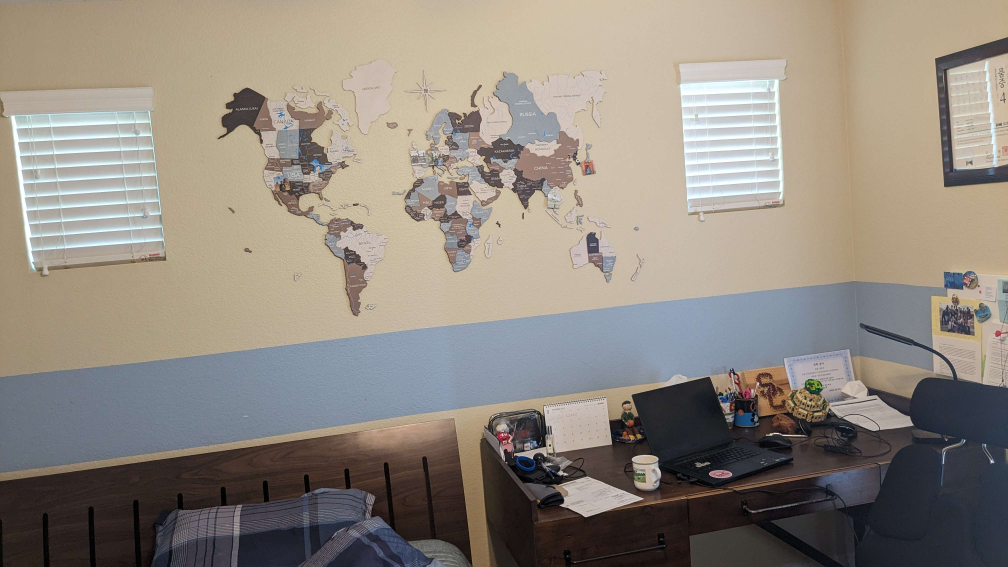
#> input picture samples/2/a.jpg, 4032 x 2268 px (shown at 1/4 size)
$ jupyter execute --allow-errors auto_stitching.ipynb
#> lines starting #> are read from the running program, lines starting #| are printed output that depends on the picture; after the words box and inside, x2 and y2 are one past the last pixel; in counts of white or black regions, pixels touching at a corner belong together
[cell 1]
import numpy as np
from pathlib import Path
import cv2
import matplotlib.pyplot as plt
from math import ceil, floor
from skimage.feature import corner_harris, corner_peaks, peak_local_max
from scipy.spatial.distance import cdist

[cell 2]
SAMPLE_NUMBER = 2
image_dir = Path.cwd()/"samples"/str(SAMPLE_NUMBER)
IMAGES = [x for x in image_dir.iterdir() if x.suffix == ".jpg"]

[cell 3]
im1 = cv2.imread(str(IMAGES[0]))
#> im1 is the input picture: shape (2268, 4032, 3); mean B, G, R 127.3, 136.6, 144.4
#> (the rest of this cell did not finish here and is left out)

[cell 4]
def get_points(im, n = 1_000):
#> called with n = 1000
    im_gray = cv2.cvtColor(im, cv2.COLOR_BGR2GRAY)
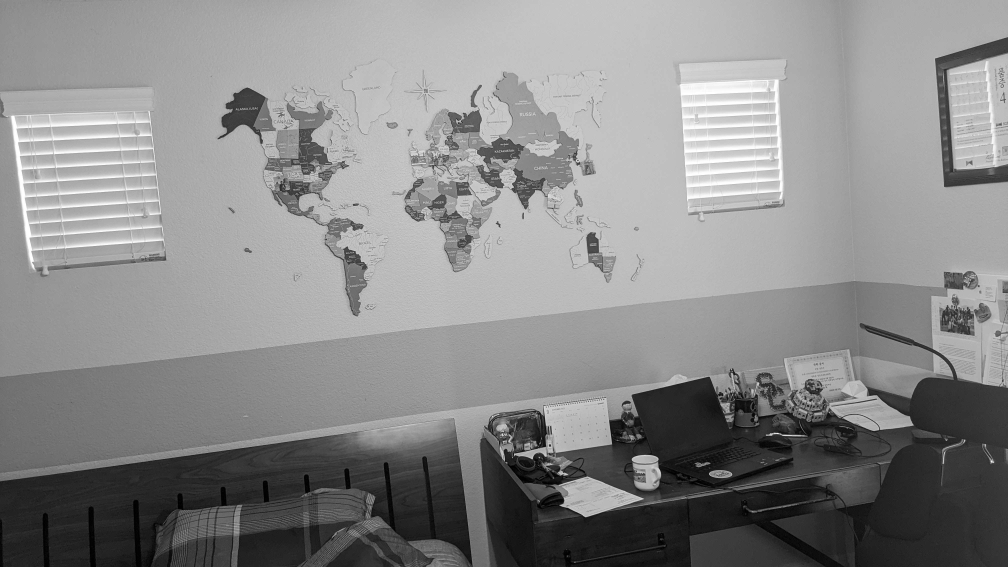
#> im_gray: shape (2268, 4032) (shown at 1/4 size); min 0, max 255, mean 137.9
    h = corner_harris(im_gray)
    coords = peak_local_max(h, min_distance=5, threshold_rel=0.001, exclude_border=30)
#> coords = 4450 pairs, first value 161 to 2237, second value 31 to 4001
    print(len(coords))
#| 4450
    # if len(coords) > 5_000:
    # return coords

    dist = cdist(coords, coords)
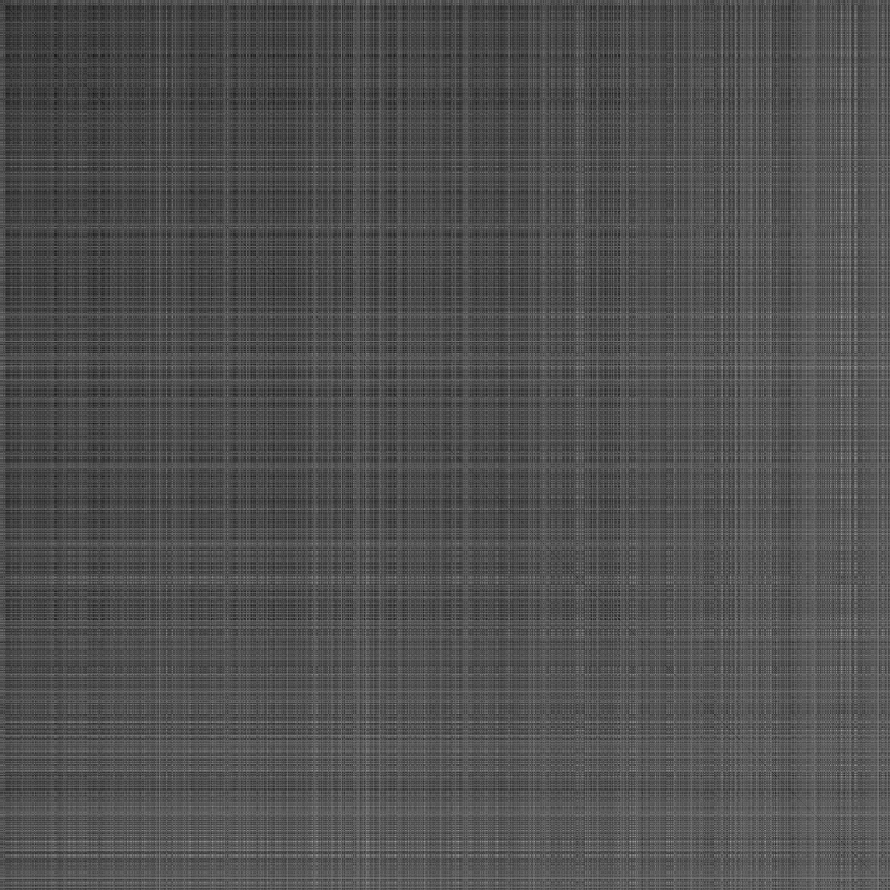
#> dist: shape (4450, 4450) float64 (shown at 1/5 size); min 0, max 4177.9, mean 1315; drawn with min black and max white
    c_robust = 0.9
    strength = h[coords[:,0], coords[:,1]]
#> strength = 4450 values, max 4.02 at index 0, min 0.00403 at index 4449, mean 0.147
    ver = np.tile(strength, (strength.shape[0], 1))
    hor = np.transpose(ver)
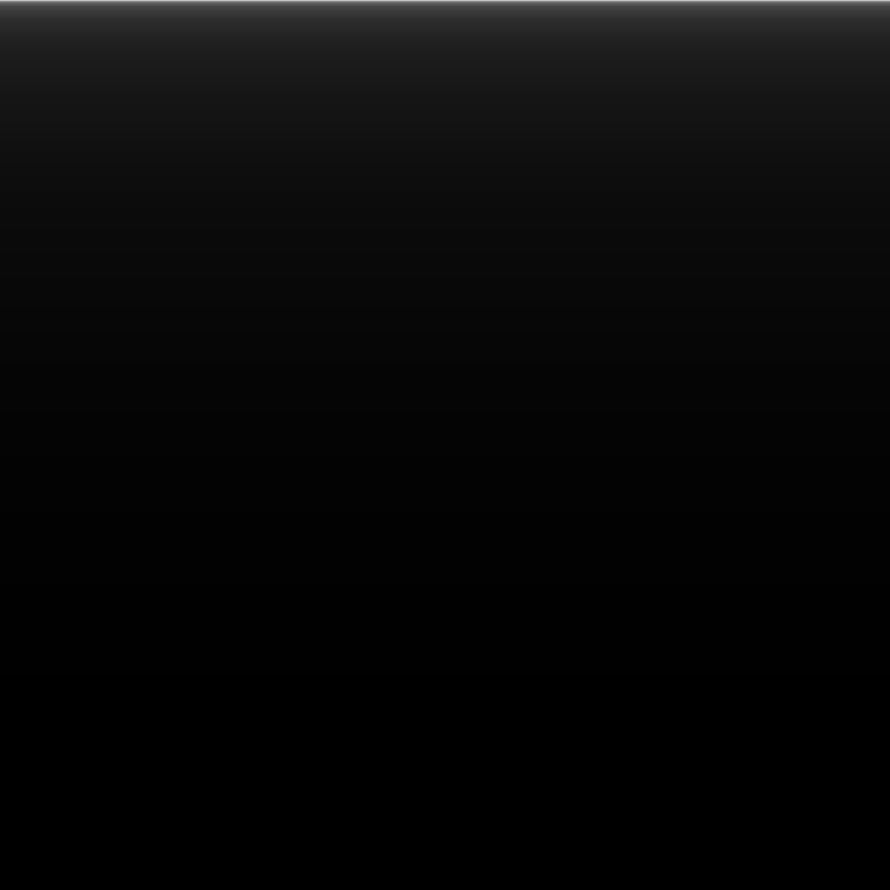
#> hor: shape (4450, 4450) float64 (shown at 1/5 size); min 0.00403, max 4.02, mean 0.147; drawn with min black and max white
    mask = (ver < c_robust*hor)
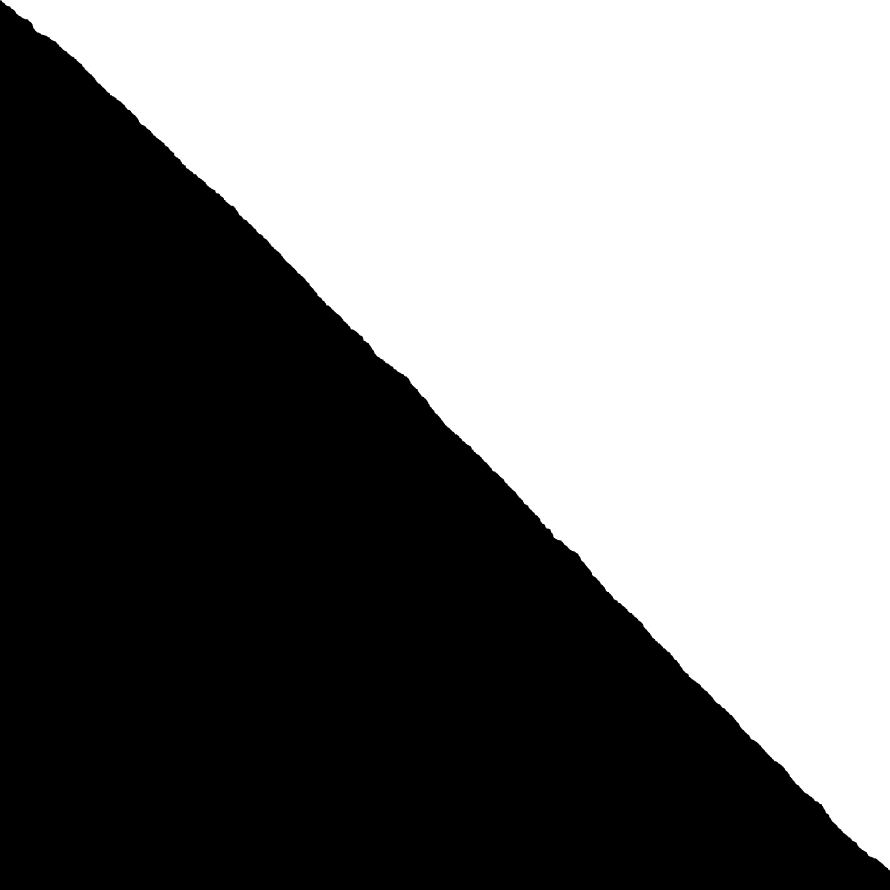
#> mask: shape (4450, 4450) bool (shown at 1/5 size); 47.9% white; 1 white region, box (x1, y1, x2, y2) and area: (1, 0, 4450, 4354) 9486479
    INF = 100000000
    dist[~mask] = INF
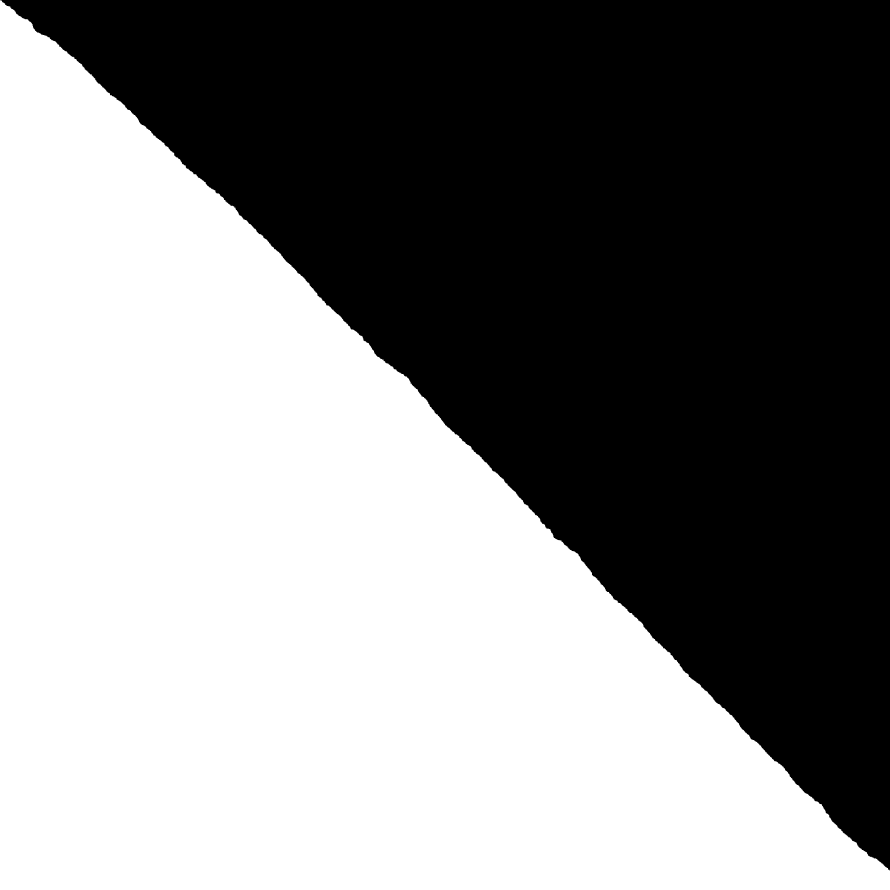
#> dist: shape (4450, 4450) float64 (shown at 1/5 size); min 6, max 100000000, mean 52095169.4; drawn with min black and max white
    minimum_distance = np.min(dist, axis=1)
#> minimum_distance = 4450 values, max 100000000 at index 4354, min 6 at index 14, mean 2157329.1
    # sort indices by the minimum distance
    sorted_indices = np.argsort(minimum_distance)
#> sorted_indices = 4450 values, max 4449 at index 4449, min 0 at index 1469, mean 2224.5
    sorted_indices = sorted_indices[::-1]
#> sorted_indices = 4450 values, max 4449 at index 0, min 0 at index 2980, mean 2224.5
    trimmed = sorted_indices[:n]
#> trimmed = 1000 values, max 4449 at index 0, min 5 at index 507, mean 3404.3
    coords = coords[trimmed]
#> coords = 1000 pairs, first value 161 to 2236, second value 45 to 4001
    return coords

[cell 5]
pts1 = get_points(im1)
#> pts1 has the same summary as coords in get_points

#> (a cell that did not finish here is left out)

[cell 7]
plt.imshow(im1)
plt.scatter(pts1[:,1], pts1[:,0], s=1)
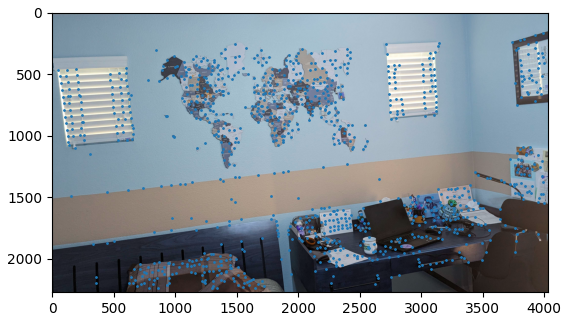
#> figure drawn by matplotlib, 1 panel; B, G, R data is drawn as R, G, B

#> (a cell that did not finish here is left out)

[cell 9]
def get_patches(im, pts):
    ps = 20
    patches = []
    for pt in pts:
        x, y = pt[0], pt[1]
        patch = im[x-ps:x+ps, y-ps:y+ps]
        patch = (patch - np.mean(patch))/np.std(patch)
        patch = cv2.resize(patch, (8, 8))


        patch = patch.flatten()
        patches.append(patch)
#> this loop made 1000 passes
#> (x, y) on passes 1 to 3: (2235, 1646), (812, 1783), (1432, 3242)
#> pass 1, in get_patches, `patch = (patch - np.mean(patch))/np.std(patch)`:
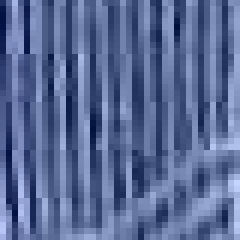
#> patch: shape (40, 40, 3) float64 (shown 6 times larger); mean B, G, R 0.761, -0.196, -0.565; drawn with min black and max white
#> after the loop, patches = 1000 items
    patches = np.array(patches)
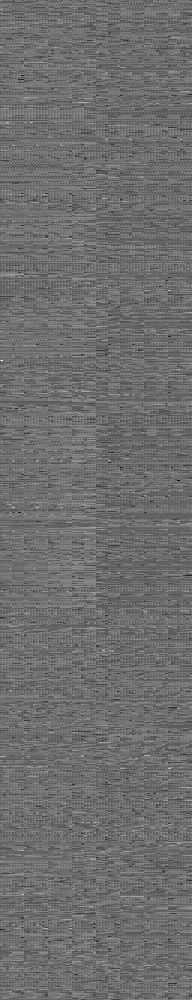
#> patches: shape (1000, 192) float64; min -6.83, max 8.96, mean -0.00184; drawn with min black and max white
    return patches

[cell 10]
patch1 = get_patches(im1, pts1)
#> (the rest of this cell did not finish here and is left out)

[cell 11]
matched1 = []
matched2 = []
s1 = set()
#> (the rest of this cell did not finish here and is left out)

[cell 12]
from skimage.feature import plot_matches

[cell 13]
# plot the mappings on the images
fig, ax = plt.subplots(nrows=1, ncols=1)
ax.axis('off')
#> (the rest of this cell did not finish here and is left out)

[cell 14]
# [28 lines left out: function solver, not called in this run]

[cell 15]
def RANSAC(pts1, pts2, n = 5000, threshold = 20):
    best = 0
    best_model = None
    pt1_xy1 = np.vstack([pts1[:,1], pts1[:,0], np.ones(pts1.shape[0])])
    pt2_xy1 = np.vstack([pts2[:,1], pts2[:,0], np.ones(pts2.shape[0])])

    for i in range(n):
        # pick 4 points at random
        indices = np.random.choice(np.arange(len(pts1)), 4, replace=False)
        p1 = pts1[indices]
        p2 = pts2[indices]
        # compute homography
        coords = []
        for i in range(4):
            y, x = p1[i]
            y_, x_ = p2[i]
            coords.append([[x, y], [x_, y_]])
        coords = np.array(coords)
        H = solver(coords)
        transformed_all = H @ pt2_xy1
        transformed_all /= transformed_all[2]
        # apply homography to all points
        # compute inliers
        dist = np.linalg.norm(pt1_xy1 - transformed_all, axis=0)
        inliers = np.sum(dist < threshold)
        if inliers > best:
            best = inliers
            best_model = H

    print(best)
    return best_model

#> (a cell that did not finish here is left out)

[cell 17]
# [50 lines left out: functions get_bounding_box, get_translation_matrix, merge, not called in this run]

[cell 18]
im1 = cv2.imread(str(IMAGES[0]))
#> (the rest of this cell did not finish here and is left out)

[cell 19]
fig, ax = plt.subplots(1, 2)
ax[0].imshow(cv2.cvtColor(im1, cv2.COLOR_BGR2RGB))
#> (the rest of this cell did not finish here and is left out)

[cell 20]
im1_mask = np.any(im1 != [0, 0, 0], axis=2)
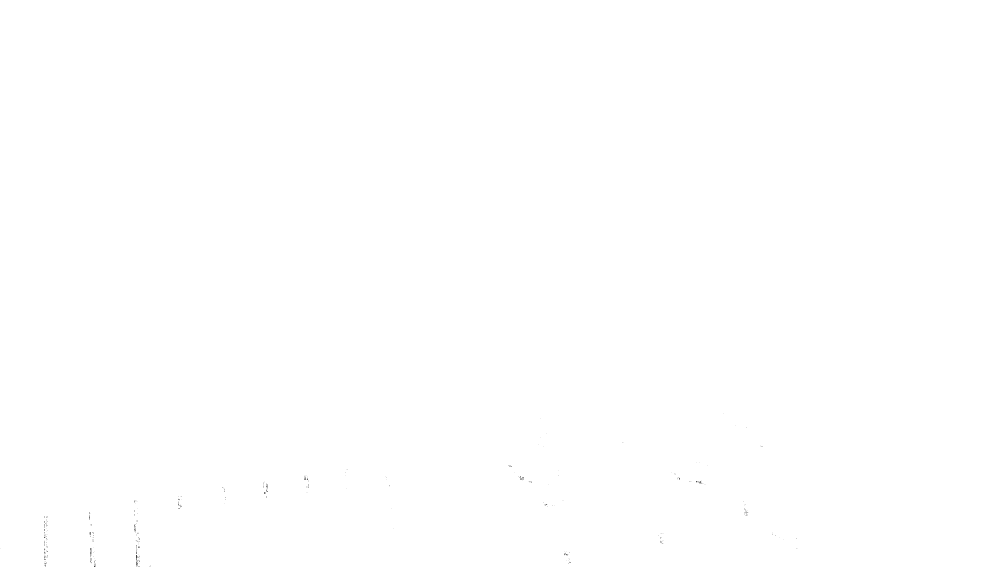
#> im1_mask: shape (2268, 4032) bool (shown at 1/4 size); 100% white; black in thin lines or dots, all inside (x1, y1, x2, y2) = (2, 1655, 3190, 2268)
#> (the rest of this cell did not finish here and is left out)
